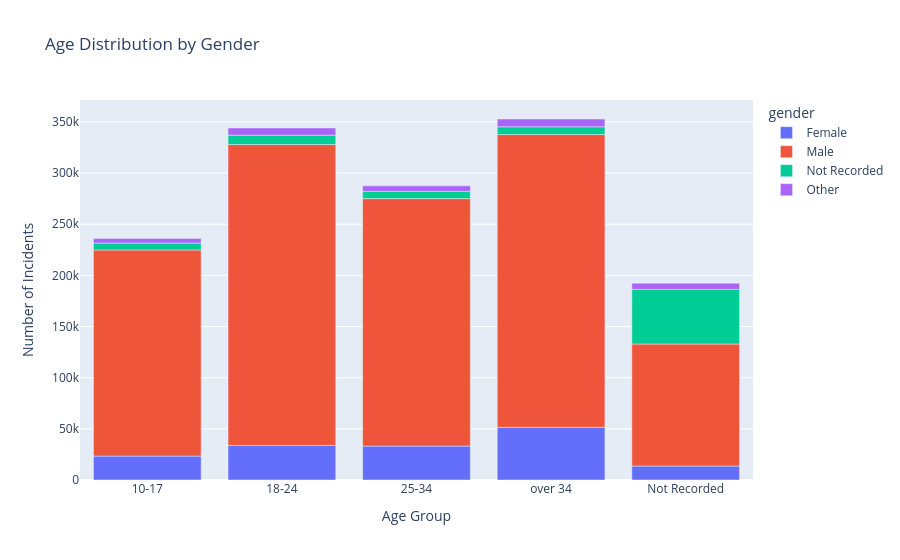

Write notebook code for a chart like this one.
### Code cell
# Use previous bar chart and add colour to differentiate gender, keeping the previous ordering of age ranges
age_gender_counts = police_df.groupby(['age_range', 'gender']).size().reindex(age_order, level=0).reset_index(name='count')
fig = px.bar(age_gender_counts, x='age_range', y='count', color='gender', title='Age Distribution by Gender', labels={'age_range': 'Age Group', 'count': 'Number of Incidents'})
fig.show()

### Figure 1 — Plotly figure (JSON) as saved in the notebook; plotly's stock layout.template omitted (floating-point values rounded to 4 significant figures)
{"data": [{"hovertemplate": "gender=Female<br>Age Group=%{x}<br>Number of Incidents=%{y}<extra></extra>", "legendgroup": "Female", "marker": {"color": "#636efa", "pattern": {"shape": ""}}, "name": "Female", "orientation": "v", "showlegend": true, "textposition": "auto", "type": "bar", "x": ["10-17", "18-24", "25-34", "over 34", "Not Recorded"], "xaxis": "x", "y": [23369, 33801, 33183, 51523, 13657], "yaxis": "y"}, {"hovertemplate": "gender=Male<br>Age Group=%{x}<br>Number of Incidents=%{y}<extra></extra>", "legendgroup": "Male", "marker": {"color": "#EF553B", "pattern": {"shape": ""}}, "name": "Male", "orientation": "v", "showlegend": true, "textposition": "auto", "type": "bar", "x": ["10-17", "18-24", "25-34", "over 34", "Not Recorded"], "xaxis": "x", "y": [201470, 294064, 241841, 286111, 119285], "yaxis": "y"}, {"hovertemplate": "gender=Not Recorded<br>Age Group=%{x}<br>Number of Incidents=%{y}<extra></extra>", "legendgroup": "Not Recorded", "marker": {"color": "#00cc96", "pattern": {"shape": ""}}, "name": "Not Recorded", "orientation": "v", "showlegend": true, "textposition": "auto", "type": "bar", "x": ["10-17", "18-24", "25-34", "over 34", "Not Recorded"], "xaxis": "x", "y": [6771, 9124, 7067, 7621, 53373], "yaxis": "y"}, {"hovertemplate": "gender=Other<br>Age Group=%{x}<br>Number of Incidents=%{y}<extra></extra>", "legendgroup": "Other", "marker": {"color": "#ab63fa", "pattern": {"shape": ""}}, "name": "Other", "orientation": "v", "showlegend": true, "textposition": "auto", "type": "bar", "x": ["10-17", "18-24", "25-34", "over 34", "Not Recorded"], "xaxis": "x", "y": [4400, 7088, 5442, 7595, 6010], "yaxis": "y"}], "layout": {"barmode": "relative", "legend": {"title": {"text": "gender"}, "tracegroupgap": 0}, "title": {"text": "Age Distribution by Gender"}, "xaxis": {"anchor": "y", "domain": [0, 1], "title": {"text": "Age Group"}}, "yaxis": {"anchor": "x", "domain": [0, 1], "title": {"text": "Number of Incidents"}}}}
